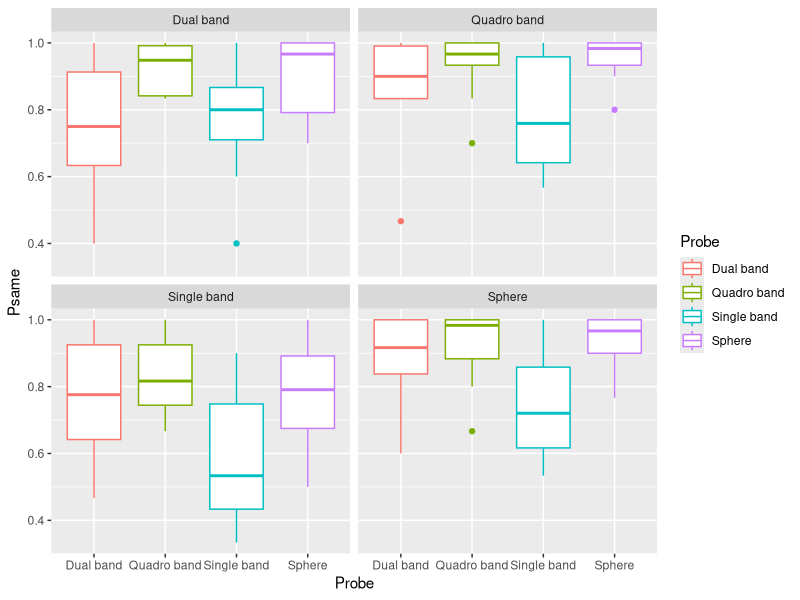
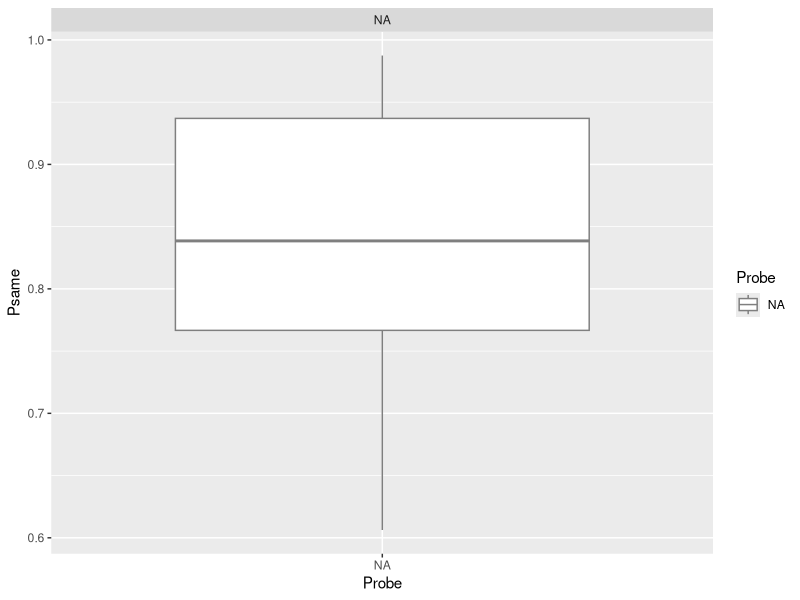
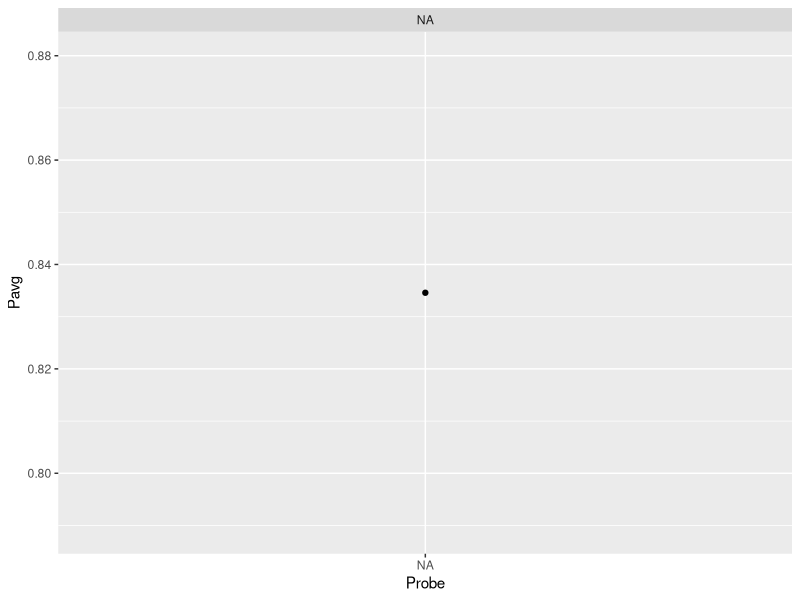
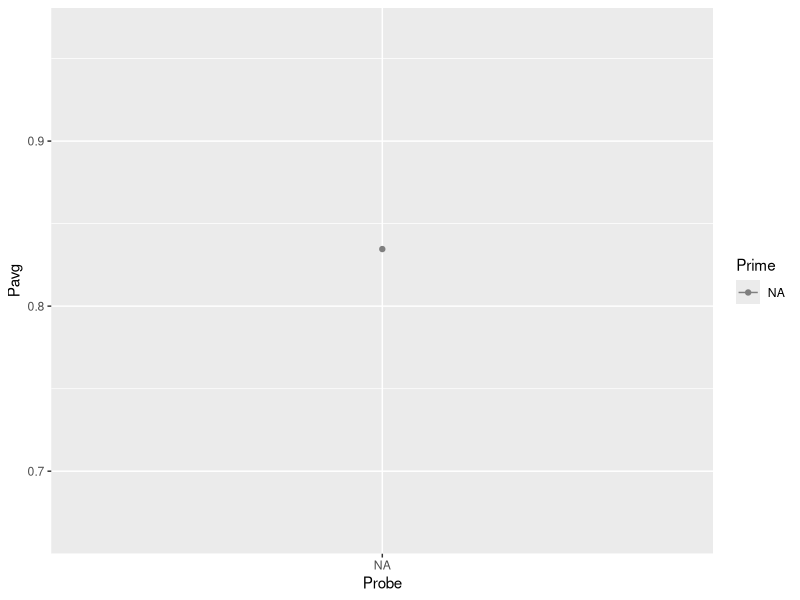
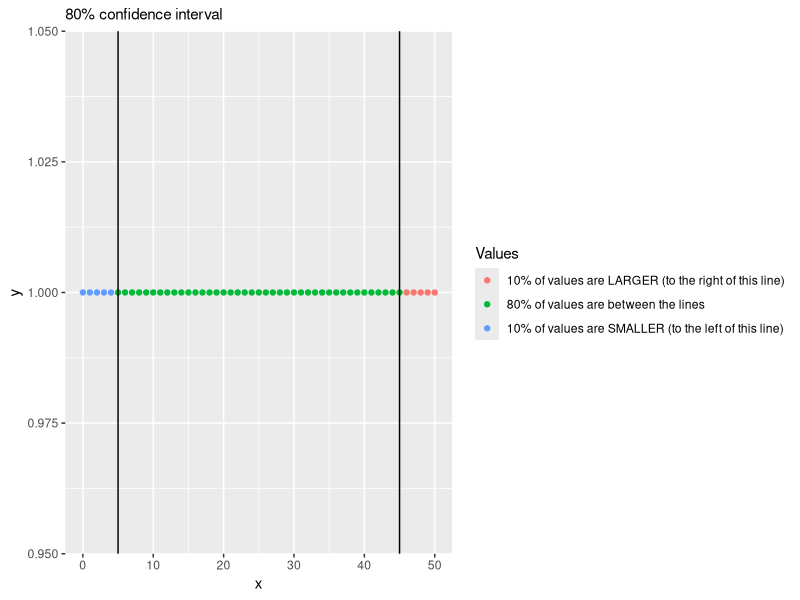
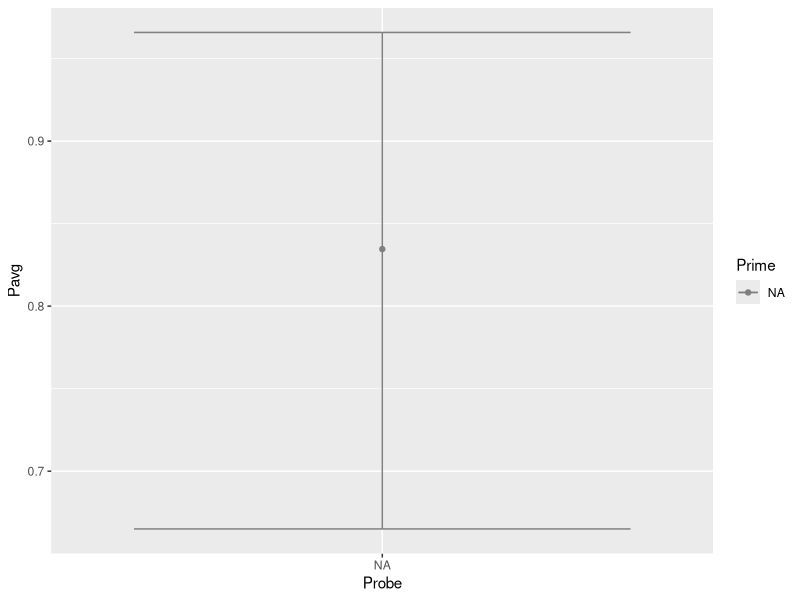
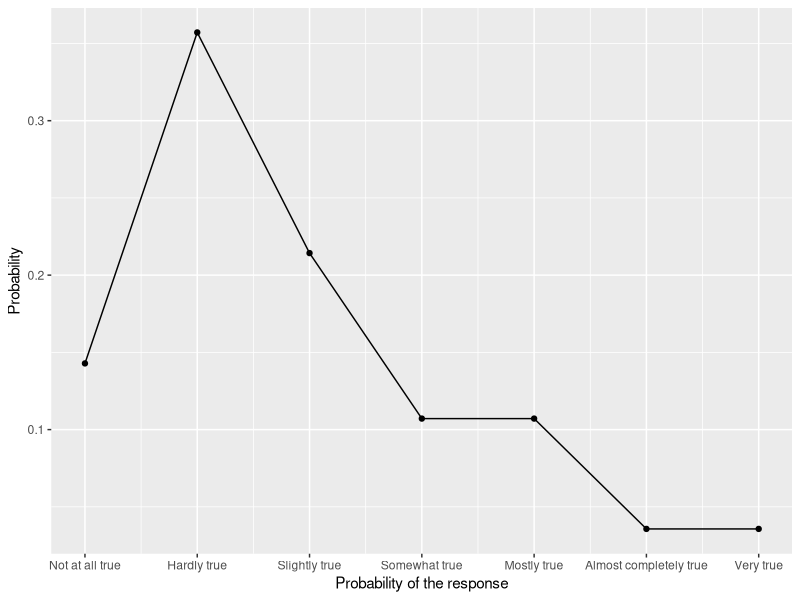
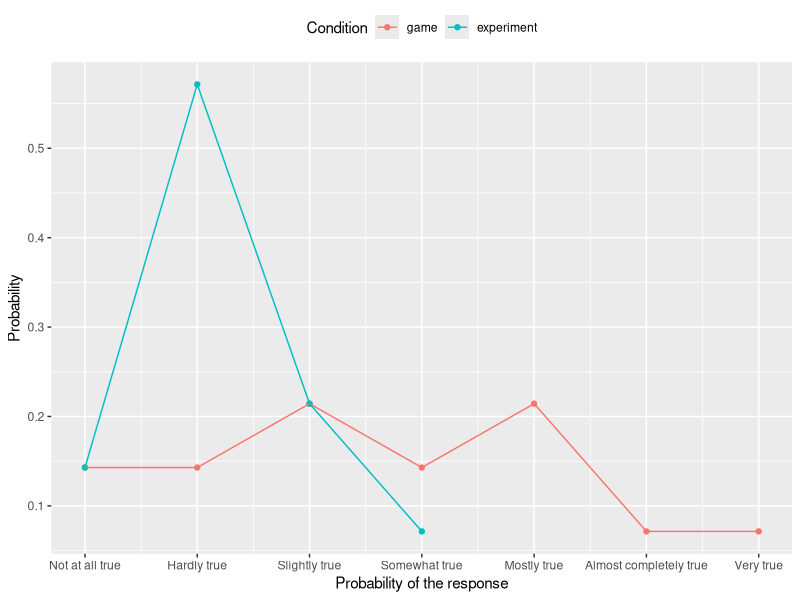

The R source for these figures, in order:
## ---- chunk 1
library(tidyverse)
## ---- chunk 2
results <- read_csv("data/persistence.csv", 
                    col_types = cols(filename = col_character(),
                         Participant = col_character(),
                         Session = col_character(),
                         Block = col_double(),
                         Trial = col_double(),
                         OnsetDelay = col_double(),
                         Bias = col_character(),
                         Prime = col_character(),
                         Probe = col_character(),
                         Response1 = col_character(),
                         Response2 = col_character(),
                         RT1 = col_double(),
                         RT2 = col_double()))

results |>
  select(-filename) |>
  mutate(SameResponse = Response1 == Response2)  |>
  group_by(Participant, Prime, Probe) |>
  summarise(Psame = mean(SameResponse), .groups="drop") |>
  
  ggplot(aes(x=Probe, y=Psame, color=Probe)) + 
  geom_boxplot() + 
  facet_wrap(.~Prime)
## ---- chunk 3
letters <- c("C", "A", "D", "B", "A", "B")
letters_as_factor <- factor(letters)
letters_as_factor
## ---- chunk 4
levels(letters_as_factor)
## ---- chunk 5
letters <- c("C", "A", "D", "B", "A", "B")
letters_as_factor <- factor(letters, levels = c("D", "C", "B", "A"))
letters_as_factor
## ---- chunk 6
responses <- c(1, 3, 2, 2, 1, 3)
responses_as_factor <- factor(responses, levels = c(1, 2, 3), labels = c("negative", "neutral", "positive"))
responses_as_factor
## ---- chunk 7
as.numeric(letters_as_factor)
## ---- chunk 8
tens <- factor(c(20, 40, 30))
print(tens)
print(as.numeric(tens))
print(as.numeric(as.character(tens)))
## ---- chunk 9
results |>
  select(-filename) |>
  mutate(SameResponse = Response1 == Response2)  |>
  mutate(Prime = factor(Prime, 
                        levels= c("heavy poles sphere", "stripes-8", "stripes-4", "stripes-2"),
                        labels = c("sphere", "quad band", "dual band", "single band")),
         Probe = factor(Probe, 
                        levels= c("heavy poles sphere", "stripes-8", "stripes-4", "stripes-2"),
                        labels = c("sphere", "quad band", "dual band", "single band")),) |>
  group_by(Participant, Prime, Probe) |>
  summarise(Psame = mean(SameResponse), .groups="drop") |>
  
  ggplot(aes(x=Probe, y=Psame, color=Probe)) + 
  geom_boxplot() + 
  facet_wrap(.~Prime)
## ---- chunk 10
letters <- c("C", "A", "D", "B", "A", "B")
letters_as_factor <- factor(letters, levels = c("B", "C", "D", "A"))
print(letters_as_factor)
## ---- chunk 11
# specifying order for ALL levels
letters_as_factor <- fct_relevel(letters_as_factor, "D", "C", "B", "A")
print(letters_as_factor)
## ---- chunk 12
# specifying order for just ONE level, the rest are "pushed back"
# "A" should now be the first level and the rest are pushed back in their original order
letters_as_factor <- fct_relevel(letters_as_factor, "A")
print(letters_as_factor)
## ---- chunk 13
letters_as_factor <- factor(c("C", "A", "D", "B", "A", "B"))
letters_as_factor <- fct_recode(letters_as_factor, "_A_" = "A", "_C_" = "C")
print(letters_as_factor)
## ---- chunk 14
letters_as_factor <- factor(c("C", "A", "D", "B", "A", "B"))
letters_as_factor <- fct_recode(letters_as_factor, "_AC_" = "A", "_AC_" = "C")
print(letters_as_factor)
## ---- chunk 15
persistence_avg <-
  results |>
  select(-filename) |>
  mutate(SameResponse = Response1 == Response2)  |>
  mutate(Prime = factor(Prime,
                        levels= c("heavy poles sphere", "stripes-8", "stripes-4", "stripes-2"),
                        labels = c("sphere", "quad band", "dual band", "single band")),
         Probe = factor(Probe,
                        levels= c("heavy poles sphere", "stripes-8", "stripes-4", "stripes-2"),
                        labels = c("sphere", "quad band", "dual band", "single band")),) |>
  group_by(Participant, Prime, Probe) |>
  summarise(Psame = mean(SameResponse), .groups="drop") |>

  group_by(Prime, Probe) |>
  summarise(Pavg = mean(Psame),
            .groups="drop")

knitr::kable(persistence_avg)
## ---- chunk 16
results |>
  select(-filename) |>
  mutate(SameResponse = Response1 == Response2)  |>
  mutate(Prime = factor(Prime, 
                        levels= c("heavy poles sphere", "stripes-8", "stripes-4", "stripes-2"),
                        labels = c("sphere", "quad band", "dual band", "single band")),
         Probe = factor(Probe, 
                        levels= c("heavy poles sphere", "stripes-8", "stripes-4", "stripes-2"),
                        labels = c("sphere", "quad band", "dual band", "single band")),) |>
  group_by(Participant, Prime, Probe) |>
  summarise(Psame = mean(SameResponse), .groups="drop") |>
  
  group_by(Prime, Probe) |>
  summarise(Pavg = mean(Psame),
            .groups="drop") |>
  
  ggplot(aes(x=Probe, y=Pavg, y, group=Prime)) + 
  geom_point() + 
  geom_line() +
  facet_wrap(.~Prime)
## ---- chunk 17
results |>
  select(-filename) |>
  mutate(SameResponse = Response1 == Response2)  |>
  mutate(Prime = factor(Prime, 
                        levels= c("heavy poles sphere", "stripes-8", "stripes-4", "stripes-2"),
                        labels = c("sphere", "quad band", "dual band", "single band")),
         Probe = factor(Probe, 
                        levels= c("heavy poles sphere", "stripes-8", "stripes-4", "stripes-2"),
                        labels = c("sphere", "quad band", "dual band", "single band")),) |>
  group_by(Participant, Prime, Probe) |>
  summarise(Psame = mean(SameResponse), .groups="drop") |>
  
  group_by(Prime, Probe) |>
  summarise(Pavg = mean(Psame), 
            CIlower = quantile(Psame, (1-0.89)/2),
            CIupper = quantile(Psame, 1-(1-0.89)/2),
            .groups="drop") |>
  
  ggplot(aes(x=Probe, y=Pavg, ymin=CIlower, ymax=CIupper, color=Prime, group=Prime)) + 
  geom_point() + 
  geom_line()
## ---- chunk 18
quantile_example <- 
  tibble(x = 0:50,
         Values = case_when(x < quantile(x, 0.1) ~ "10% of values are SMALLER (to the left of this line)",
                            x > quantile(x, 0.9) ~ "10% of values are LARGER (to the right of this line)",
                            TRUE ~ "80% of values are between the lines")) |>
  mutate(Values = fct_relevel(Values, "10% of values are LARGER (to the right of this line)", "80% of values are between the lines"))

ggplot(data=quantile_example, aes(x=x, y=1, color=Values)) + 
  geom_point() + 
  geom_vline(xintercept = quantile(quantile_example$x, c(0.1, 0.9))) +
  labs(subtitle = "80% confidence interval")
## ---- chunk 19
x <- 0:50
quantile(x, 0.1)
## ---- chunk 20
results |>
  select(-filename) |>
  mutate(SameResponse = Response1 == Response2)  |>
  mutate(Prime = factor(Prime, 
                        levels= c("heavy poles sphere", "stripes-8", "stripes-4", "stripes-2"),
                        labels = c("sphere", "quad band", "dual band", "single band")),
         Probe = factor(Probe, 
                        levels= c("heavy poles sphere", "stripes-8", "stripes-4", "stripes-2"),
                        labels = c("sphere", "quad band", "dual band", "single band")),) |>
  group_by(Participant, Prime, Probe) |>
  summarise(Psame = mean(SameResponse), .groups="drop") |>
  
  group_by(Prime, Probe) |>
  summarise(Pavg = mean(Psame), 
            CIlower = quantile(Psame, (1-0.89)/2),
            CIupper = quantile(Psame, 1-(1-0.89)/2),
            .groups="drop") |>
  
  ggplot(aes(x=Probe, y=Pavg, ymin=CIlower, ymax=CIupper, color=Prime, group=Prime)) + 
  geom_point() + 
  geom_line() +
  geom_errorbar()
## ---- chunk 21
im_levels <- c("Not at all true", 
               "Hardly true",
               "Slightly true",
               "Somewhat true",
               "Mostly true",
               "Almost completely true",
               "Very true")


likert_df <- 
  read_csv("data/likert-scale.csv",
            col_types = cols(Participant = col_character(),
                             Condition = col_double(),
                             Response = col_double())) |>
  mutate(Condition = factor(Condition, levels = 1:2, labels = c("game", "experiment")),
         Response = factor(Response, levels = 1:length(im_levels), labels = im_levels))

knitr::kable(head(likert_df, 5))
## ---- chunk 22
likert_df |>
  count(Response) |>
  mutate(Probability = n / sum(n)) |>
  
  ggplot(aes(x = as.integer(Response), y = Probability)) +
  geom_point() +
  geom_line() +
  scale_x_continuous(name = "Probability of the response", breaks = 1:7, labels = im_levels)
## ---- chunk 23
likert_df |>
  count(Condition, Response) |>
  group_by(Condition) |>
  mutate(Probability = n / sum(n)) |>
  ungroup() |>
  
  ggplot(aes(x = as.integer(Response), y = Probability, color = Condition)) +
  geom_point() +
  geom_line() +
  scale_x_continuous(name = "Probability of the response", breaks = 1:7, labels = im_levels) +
  theme(legend.position = "top")
